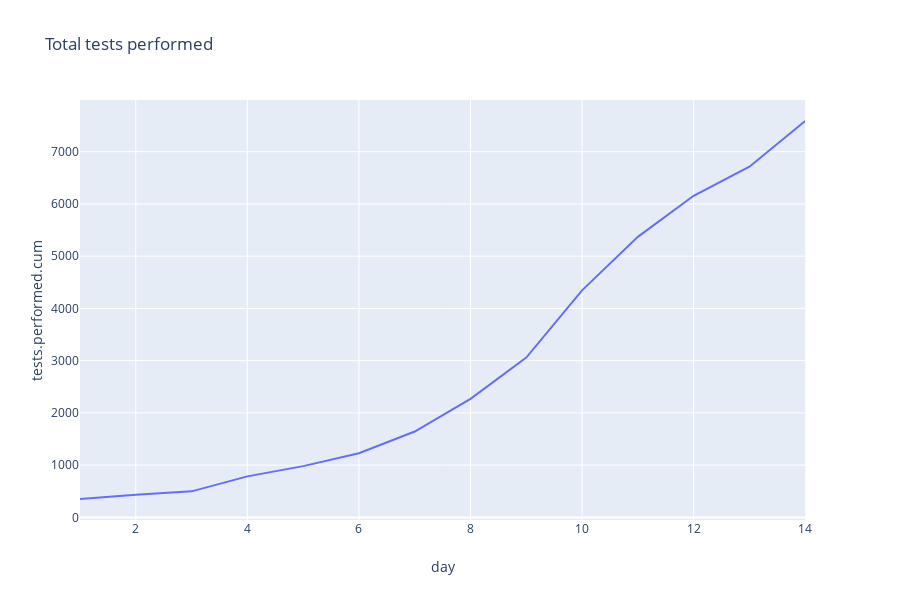

The cell this chart's notebook holds for it:
### Code cell
fig = px.line(df, y='tests.performed.cum', x='day', title='Total tests performed')
fig.show()

### Figure 1 — Plotly figure (JSON) as saved in the notebook; plotly's stock layout.template omitted (floating-point values rounded to 4 significant figures)
{"data": [{"hoverlabel": {"namelength": 0}, "hovertemplate": "day=%{x}<br>tests.performed.cum=%{y}", "legendgroup": "", "line": {"color": "#636efa", "dash": "solid"}, "mode": "lines", "name": "", "showlegend": false, "type": "scatter", "x": [1, 2, 3, 4, 5, 6, 7, 8, 9, 10, 11, 12, 13, 14], "xaxis": "x", "y": [352, 433, 498, 785, 981, 1227, 1643, 2270, 3058, 4346, 5369, 6156, 6712, 7587], "yaxis": "y"}], "layout": {"height": 600, "legend": {"tracegroupgap": 0}, "title": {"text": "Total tests performed"}, "xaxis": {"anchor": "y", "domain": [0, 0.98], "title": {"text": "day"}}, "yaxis": {"anchor": "x", "domain": [0, 1], "title": {"text": "tests.performed.cum"}}}}
